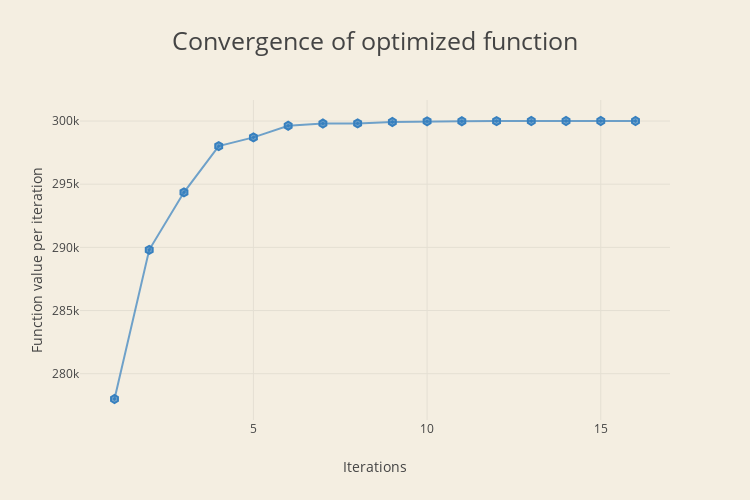
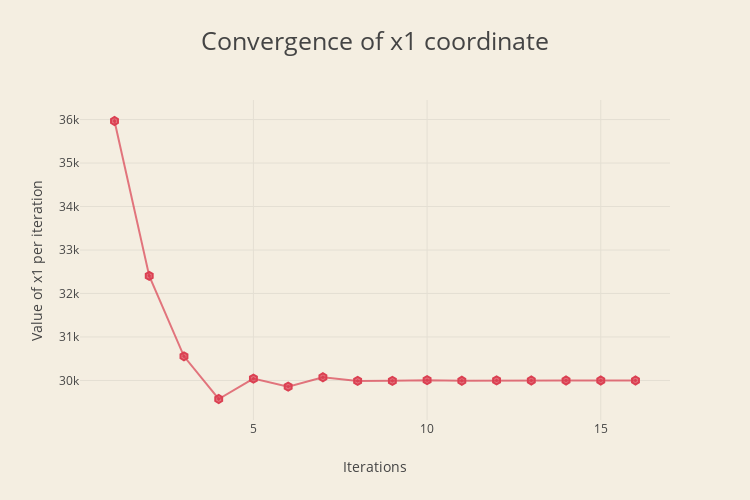
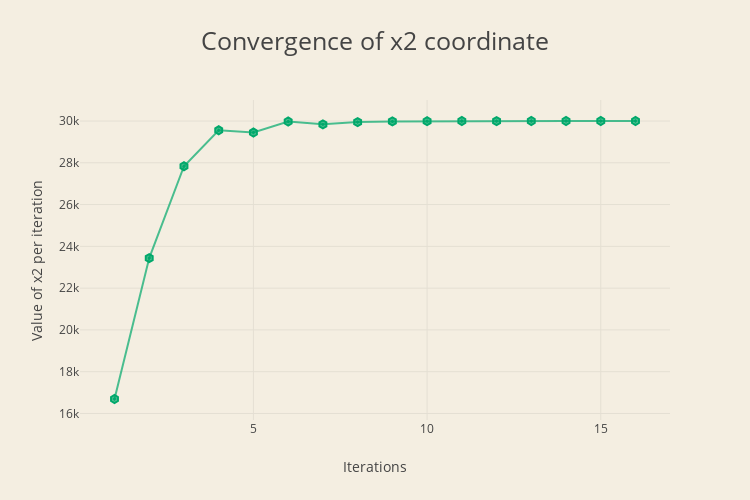
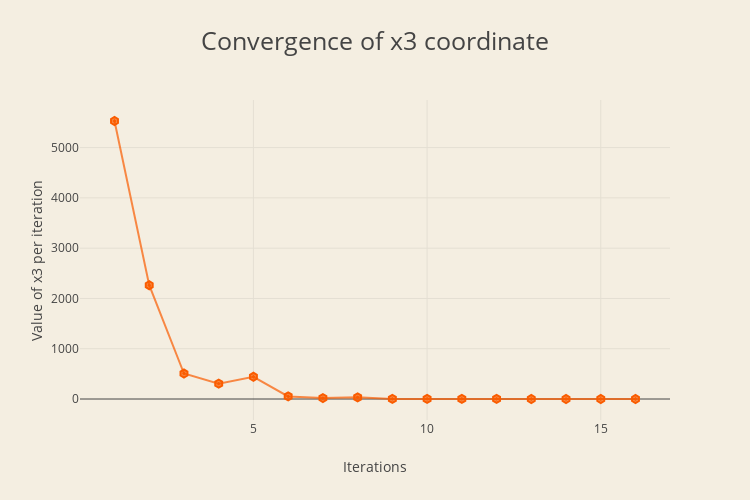

Notebook cell for these charts, in order:
### Code cell
labels = list(range(1, len(lp_model.scores_after_iterations) + 1))

make_plot(labels, 
          lp_model.scores_after_iterations, 
          'Iterations', 
          'Function value per iteration', 
          'Convergence of optimized function', 
          'rgba(55, 128, 191, 0.7)', 
          'rgba(55, 128, 191, 1.0)')

make_plot(labels, 
          lp_model.point_after_iterations[0], 
          'Iterations', 
          'Value of x1 per iteration', 
          'Convergence of x1 coordinate', 
          'rgba(219, 64, 82, 0.7)', 
          'rgba(219, 64, 82, 1.0)')

make_plot(labels, 
          lp_model.point_after_iterations[1], 
          'Iterations', 
          'Value of x2 per iteration', 
          'Convergence of x2 coordinate', 
          'rgba(0, 168, 107, 0.7)', 
          'rgba(0, 168, 107, 1.0)')

make_plot(labels, 
          lp_model.point_after_iterations[2], 
          'Iterations', 
          'Value of x3 per iteration', 
          'Convergence of x3 coordinate', 
          'rgba(250, 92, 0, 0.7)', 
          'rgba(250, 92, 0, 1.0)')

make_plot(labels, 
          lp_model.point_after_iterations[3], 
          'Iterations', 
          'Value of x4 per iteration', 
          'Convergence of x4 coordinate', 
          'rgba(55, 128, 191, 0.7)', 
          'rgba(55, 128, 191, 1.0)')

### Figure 1 — Plotly figure (JSON) as saved in the notebook; plotly's stock layout.template omitted (floating-point values rounded to 4 significant figures)
{"data": [{"marker": {"color": "rgba(55, 128, 191, 0.7)", "line": {"color": "rgba(55, 128, 191, 1.0)", "width": 2}, "size": 8, "symbol": "hexagon-dot"}, "mode": "lines+markers", "name": "Function value per iteration", "type": "scatter", "x": [1, 2, 3, 4, 5, 6, 7, 8, 9, 10, 11, 12, 13, 14, 15, 16], "y": [277997, 289805, 294355, 298011, 298704, 299625, 299801, 299809, 299922, 299977, 299981, 299992, 300000, 300000, 300000, 300000]}], "layout": {"barmode": "stack", "height": 500, "paper_bgcolor": "rgb(244, 238, 225)", "plot_bgcolor": "rgb(244, 238, 225)", "title": "Convergence of optimized function", "titlefont": {"size": 25}, "width": 750, "xaxis": {"title": "Iterations"}, "yaxis": {"anchor": "x", "title": "Function value per iteration"}}}

### Figure 2 — Plotly figure (JSON) as saved in the notebook; plotly's stock layout.template omitted (floating-point values rounded to 4 significant figures)
{"data": [{"marker": {"color": "rgba(219, 64, 82, 0.7)", "line": {"color": "rgba(219, 64, 82, 1.0)", "width": 2}, "size": 8, "symbol": "hexagon-dot"}, "mode": "lines+markers", "name": "Value of x1 per iteration", "type": "scatter", "x": [1, 2, 3, 4, 5, 6, 7, 8, 9, 10, 11, 12, 13, 14, 15, 16], "y": ["35966", "32405", "30556", "29574", "30042", "29859", "30074", "29989", "29991", "30007", "29993", "30001", "30000", "30000", "30000", "30000"]}], "layout": {"barmode": "stack", "height": 500, "paper_bgcolor": "rgb(244, 238, 225)", "plot_bgcolor": "rgb(244, 238, 225)", "title": "Convergence of x1 coordinate", "titlefont": {"size": 25}, "width": 750, "xaxis": {"title": "Iterations"}, "yaxis": {"anchor": "x", "title": "Value of x1 per iteration"}}}

### Figure 3 — Plotly figure (JSON) as saved in the notebook; plotly's stock layout.template omitted (floating-point values rounded to 4 significant figures)
{"data": [{"marker": {"color": "rgba(0, 168, 107, 0.7)", "line": {"color": "rgba(0, 168, 107, 1.0)", "width": 2}, "size": 8, "symbol": "hexagon-dot"}, "mode": "lines+markers", "name": "Value of x2 per iteration", "type": "scatter", "x": [1, 2, 3, 4, 5, 6, 7, 8, 9, 10, 11, 12, 13, 14, 15, 16], "y": ["16693", "23438", "27835", "29556", "29449", "29976", "29840", "29947", "29980", "29990", "30000", "29996", "30000", "30000", "30000", "30000"]}], "layout": {"barmode": "stack", "height": 500, "paper_bgcolor": "rgb(244, 238, 225)", "plot_bgcolor": "rgb(244, 238, 225)", "title": "Convergence of x2 coordinate", "titlefont": {"size": 25}, "width": 750, "xaxis": {"title": "Iterations"}, "yaxis": {"anchor": "x", "title": "Value of x2 per iteration"}}}

### Figure 4 — Plotly figure (JSON) as saved in the notebook; plotly's stock layout.template omitted (floating-point values rounded to 4 significant figures)
{"data": [{"marker": {"color": "rgba(250, 92, 0, 0.7)", "line": {"color": "rgba(250, 92, 0, 1.0)", "width": 2}, "size": 8, "symbol": "hexagon-dot"}, "mode": "lines+markers", "name": "Value of x3 per iteration", "type": "scatter", "x": [1, 2, 3, 4, 5, 6, 7, 8, 9, 10, 11, 12, 13, 14, 15, 16], "y": ["5529", "2263", "507", "305", "442", "51", "19", "33", "2", "3", "3", "4", "0", "0", "0", "0"]}], "layout": {"barmode": "stack", "height": 500, "paper_bgcolor": "rgb(244, 238, 225)", "plot_bgcolor": "rgb(244, 238, 225)", "title": "Convergence of x3 coordinate", "titlefont": {"size": 25}, "width": 750, "xaxis": {"title": "Iterations"}, "yaxis": {"anchor": "x", "title": "Value of x3 per iteration"}}}
